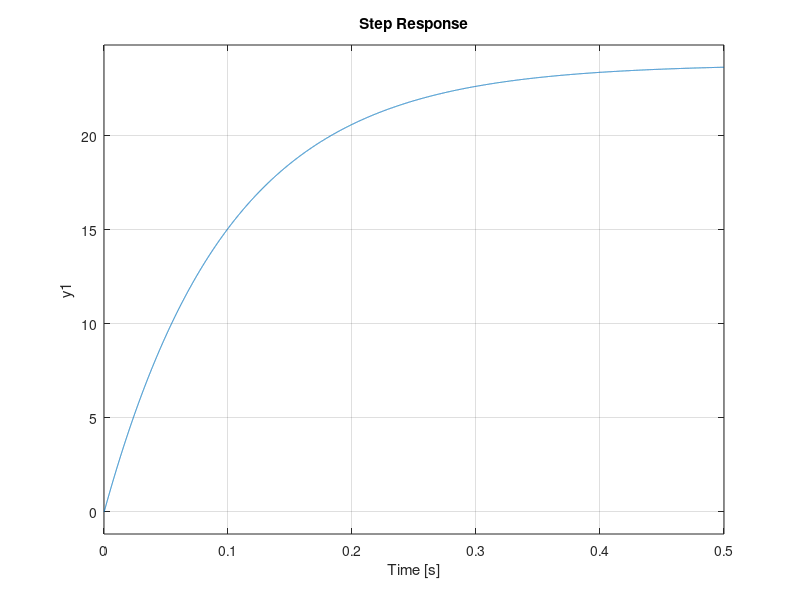
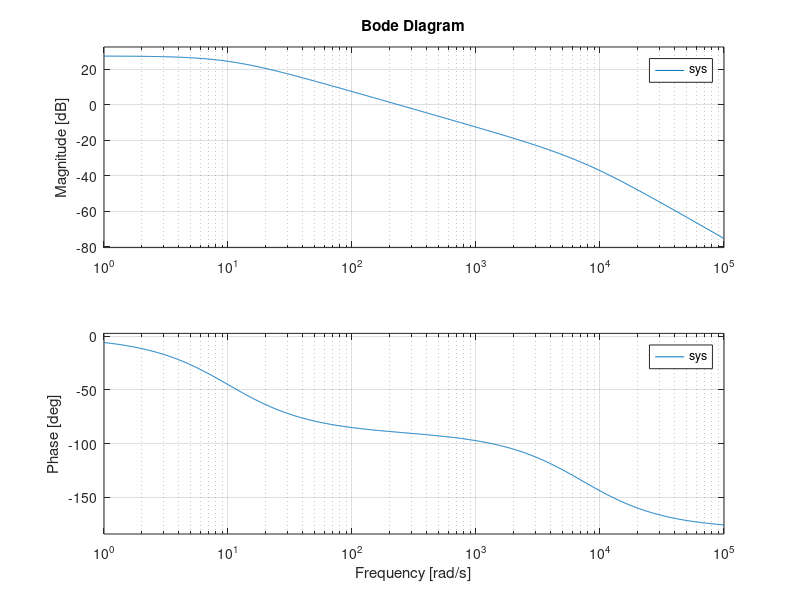

These figures' MATLAB source, in order:
% DC Motor To Sinusoidal Input Analysis
% Authors: Dylan Qiu
% Date: 10/22/2025

% Motor Parameters
R = 8.4;                   % Resistance [Ohm]
L = 0.00116;               % Inductance [H]
J_m = 4.65e-6;             % Motor inertia [kg-m^2]
K_m = 0.042;               % Motor torque constant [N-m/A]
K_b = 0.042;               % Back EMF constant [V/(rad/s)]
B = 0;                

% Disc parameters
m_disc = 0.053;         
r_disc = 0.0248;      
J_d = 0.5 * m_disc * r_disc^2;  
J = J_m + J_d;    

num = K_m;  % Numerator
den = [L*J, (L*B + R*J), (R*B + K_m*K_b)];  % Denominator coefficients
sys = tf(num, den);

grid on;
figure(1);
step(sys);

grid on;
figure(2);
bode(sys);
